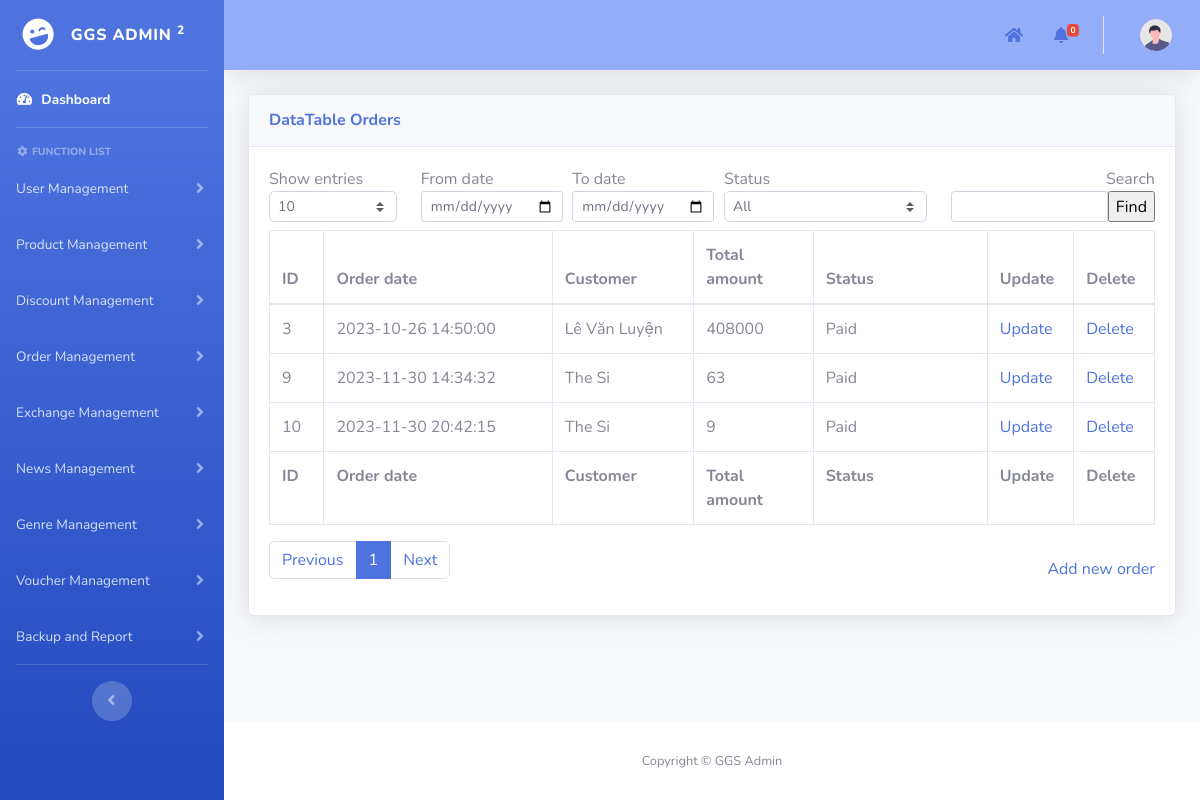
The page /admin/pages/orderManagement/orders_management.php on the database as committed earlier.
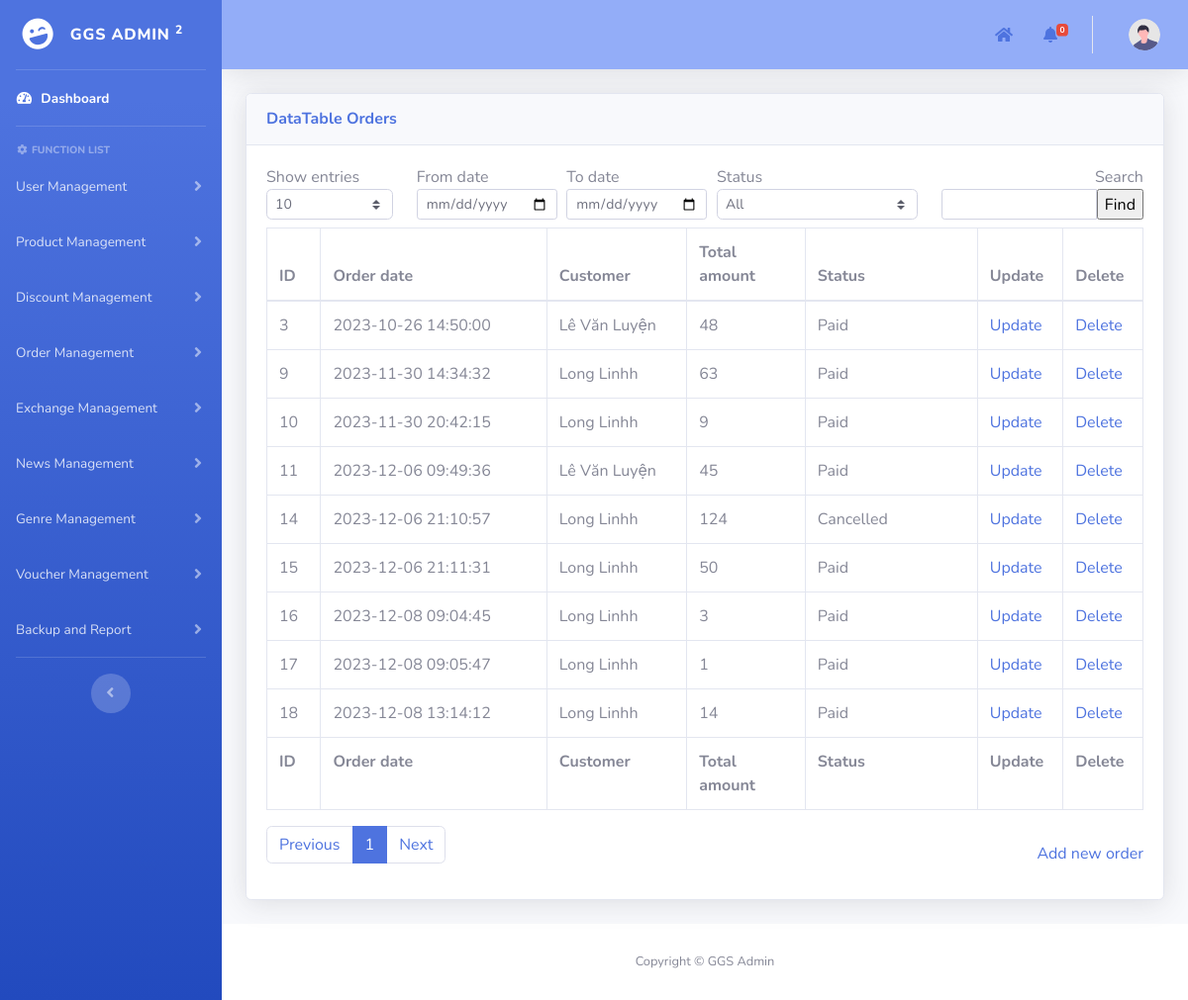
The same page on the database as committed later.
### tables this page shows
CREATE TABLE `orders` (
  `id` int(11) NOT NULL AUTO_INCREMENT,
  `customer_id` int(11) NOT NULL,
  `order_date` datetime NOT NULL,
  `total_amount` int(11) NOT NULL,
  `address` varchar(500) DEFAULT NULL,
  `status` enum('Waiting for confirmation','Waiting for delivery','Paid','Cancelled') NOT NULL,
  PRIMARY KEY (`id`),
  KEY `orders_ibfk_1` (`customer_id`),
  CONSTRAINT `orders_ibfk_1` FOREIGN KEY (`customer_id`) REFERENCES `users` (`id`) ON DELETE CASCADE ON UPDATE CASCADE
);

CREATE TABLE `users` (
  `id` int(11) NOT NULL AUTO_INCREMENT,
  `username` varchar(50) NOT NULL,
  `password` varchar(100) NOT NULL,
  `role` enum('user','manufacturer','developer') NOT NULL,
  `full_name` varchar(60) NOT NULL,
  `phone_number` varchar(10) NOT NULL,
  `email` varchar(100) NOT NULL,
  `Gcoin` int(11) NOT NULL DEFAULT 0,
  `locked_until` date DEFAULT NULL,
  `login_attempts` int(11) NOT NULL,
  `lastest_login` date NOT NULL DEFAULT '1900-01-01',
  `number_spins` int(11) NOT NULL,
  PRIMARY KEY (`id`)
);

### admin/pages/add_template.php (called while the page is built, shortened)
<?php
include("../template/template.php");
?>

### admin/pages/orderManagement/orders_management.php (the view, shortened to what the rows shown need)
<?php
include("../add_template.php");
function main()
{
    include("../../../mod/database_connection.php");
    $search = isset($_POST["search"]) ? $_POST["search"] : "";
    $show_entries = isset($_POST["show_entries"]) ? $_POST["show_entries"] : 10;
    $from_date = isset($_POST["from_date"]) ? $_POST["from_date"] : "";
    $to_date = isset($_POST["to_date"]) ? $_POST["to_date"] : "";
    if (isset($_GET['page'])) {
        $page = $_GET['page'];
    } else {
        $page = 1;
    }
    if ($page == 1) {
        $begin = 0;
    } else {
        $begin = ($page * $show_entries) - $show_entries;
    }
    $query = "SELECT o.id,o.order_date,u.full_name,o.total_amount,o.status FROM orders o, users u
    WHERE u.id = o.customer_id AND u.full_name LIKE ? AND status !='Waiting for confirmation' ";
    $params = array("%" . $search . "%");
    $query .= "LIMIT ?, ?";
    $params[] = $begin;
    $params[] = $show_entries;
    $stmt = $conn->prepare($query);
    $stmt->bind_param(str_repeat("s", count($params)), ...$params);
    if (!$stmt->execute()) {
        die("Execute failed: " . $stmt->error);
    }
    $result = $stmt->get_result();
    ?>
    <div class="container-fluid">
        <form method="post" name="frmDataDiscount">
            <div class="card shadow mb-4">
                <div class="card-body">
                    <div class="table-responsive">
                        <div id="dataTable_wrapper" class="dataTables_wrapper dt-bootstrap4">
                            <div id="table_data_return">
                                <div class="row">
                                    <div class="col-sm-12">
                                        <table class="table table-bordered dataTable" id="dataTable" width="100%"
                                            cellspacing="0" role="grid" aria-describedby="dataTable_info"
                                            style="width: 100%;">
                                            <thead>
                                                <tr role="row">
                                                    <th class="sorting sorting_asc" tabindex="0" aria-controls="dataTable"
                                                        rowspan="1" colspan="1" aria-sort="ascending"
                                                        aria-label="ID: activate to sort column descending"
                                                        style="width: 50px;">
                                                        ID
                                                    </th>
                                                    <th class="sorting" tabindex="0" aria-controls="dataTable" rowspan="1"
                                                        colspan="1"
                                                        aria-label="Order date: activate to sort column ascending"
                                                        style="width: 210px;">
                                                        Order date</th>
                                                    <th class="sorting" tabindex="0" aria-controls="dataTable" rowspan="1"
                                                        colspan="1" style="width: 130px;"
                                                        aria-label="Customer: activate to sort column ascending"
                                                        style="width: 150px;">
                                                        Customer
                                                    </th>
                                                    <th class="sorting" tabindex="0" aria-controls="dataTable" rowspan="1"
                                                        colspan="1"
                                                        aria-label="Total amount: activate to sort column ascending"
                                                        style="width: 110px;">
                                                        Total amount
                                                    </th>
                                                    <th class="sorting" tabindex="0" aria-controls="dataTable" rowspan="1"
                                                        colspan="1" aria-label="Status: activate to sort column ascending"
                                                        style="width: 160px;">
                                                        Status</th>
                                                    <th class="sorting" tabindex="0" aria-controls="dataTable" rowspan="1"
                                                        colspan="1" aria-label="Age: activate to sort column ascending"
                                                        style="width: 70px;">Update
                                                    </th>
                                                    <th class="sorting" tabindex="0" aria-controls="dataTable" rowspan="1"
                                                        colspan="1" aria-label="Age: activate to sort column ascending"
                                                        style="width: 70px;">Delete
                                                    </th>
                                                </tr>
                                            </thead>
                                            <tfoot>
                                                <tr>
                                                    <th rowspan="1" colspan="1">ID</th>
                                                    <th rowspan="1" colspan="1">Order date</th>
                                                    <th rowspan="1" colspan="1">Customer</th>
                                                    <th rowspan="1" colspan="1">Total amount</th>
                                                    <th rowspan="1" colspan="1">Status</th>
                                                    <th rowspan="1" colspan="1">Update</th>
                                                    <th rowspan="1" colspan="1">Delete</th>
                                                </tr>
                                            </tfoot>
                                            <tbody>
                                                <?php
                                                if ($from_date != "" && $to_date != "" && $from_date > $to_date) {
                                                    echo '<td></td><td style="border: none;">Error: Start date must be greater than end date</td>';
                                                } else {
                                                    if ($result->num_rows > 0) {
                                                        while ($row = $result->fetch_assoc()) { ?>
                                                            <tr>
                                                                <td>
                                                                    <?php echo $row['id']; ?>
                                                                </td>
                                                                <td>
                                                                    <?php echo $row['order_date']; ?>
                                                                </td>
                                                                <td>
                                                                    <?php echo $row['full_name']; ?>
                                                                </td>
                                                                <td>
                                                                    <?php echo $row['total_amount']; ?>
                                                                </td>
                                                                <td>
                                                                    <?php echo $row['status']; ?>
                                                                </td>
                                                                <td><a href="update_order.php?id=<?php echo $row['id']; ?>">Update</a>
                                                                </td>
                                                                <td><a
                                                                        href="javascript:deleteItem(<?php echo $row['id']; ?>)">Delete</a>
                                                                </td>
                                                            </tr>
                                                            <?php
                                                        }
                                                    } else {
                                                        echo '<td style="border: none;">No results found.</td>';
                                                    }
                                                }
                                                ?>
                                            </tbody>
                                        </table>
                                    </div>
                                </div>
                            </div>
                        </div>
                    </div>
                </div>
            </div>
        </form>
    </div>
<?php }
?>

Rows that differ between the two databases and show on the page:
changed orders id 3: total_amount "408000" → "48"
changed orders id 9: customer.full_name "The Si" → "Long Linhh"
changed through a linked row, orders id 10: customer.full_name "The Si" → "Long Linhh"
added orders: id "11", order_date "2023-12-06 09:49:36", customer.full_name "Lê Văn Luyện", total_amount "45", status "Paid"
added orders: id "14", order_date "2023-12-06 21:10:57", customer.full_name "Long Linhh", total_amount "124", status "Cancelled"
added orders: id "15", order_date "2023-12-06 21:11:31", customer.full_name "Long Linhh", total_amount "50", status "Paid"
added orders: id "16", order_date "2023-12-08 09:04:45", customer.full_name "Long Linhh", total_amount "3", status "Paid"
added orders: id "17", order_date "2023-12-08 09:05:47", customer.full_name "Long Linhh", total_amount "1", status "Paid"
added orders: id "18", order_date "2023-12-08 13:14:12", customer.full_name "Long Linhh", total_amount "14", status "Paid"
